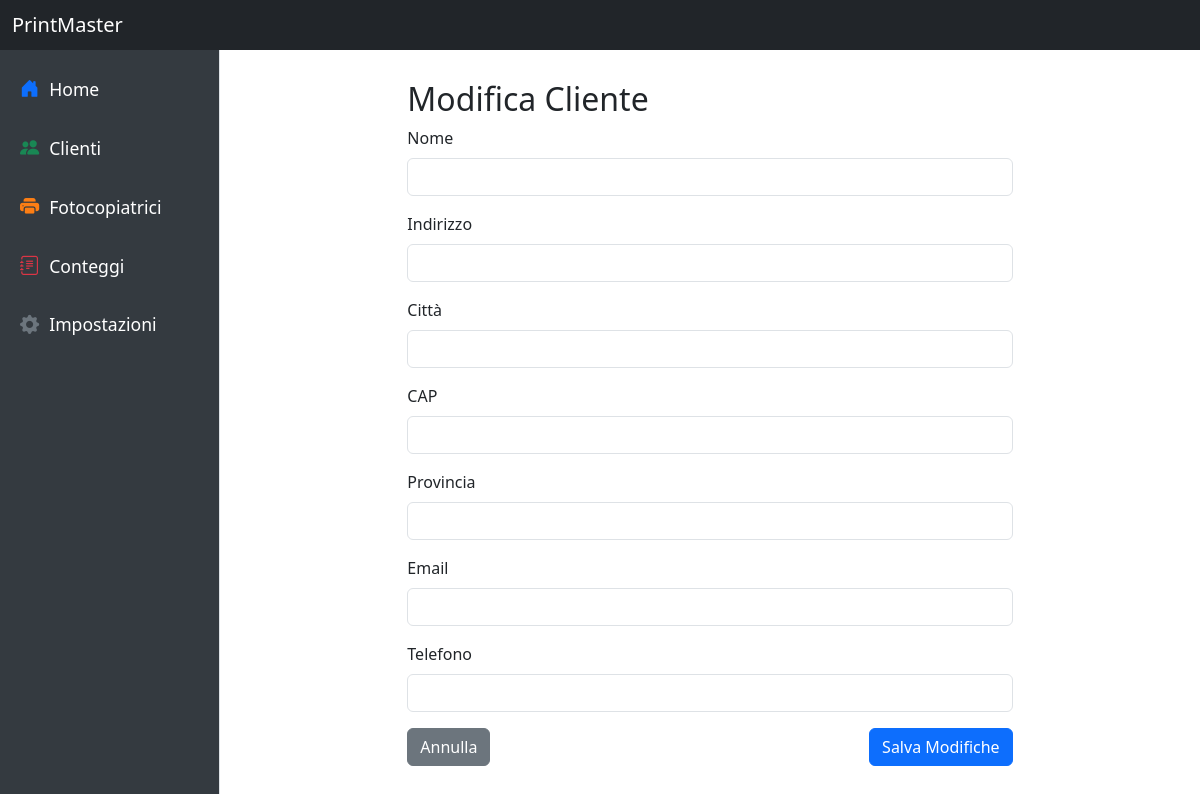
/clienti/edit/1, run on an earlier commit of the app's database.
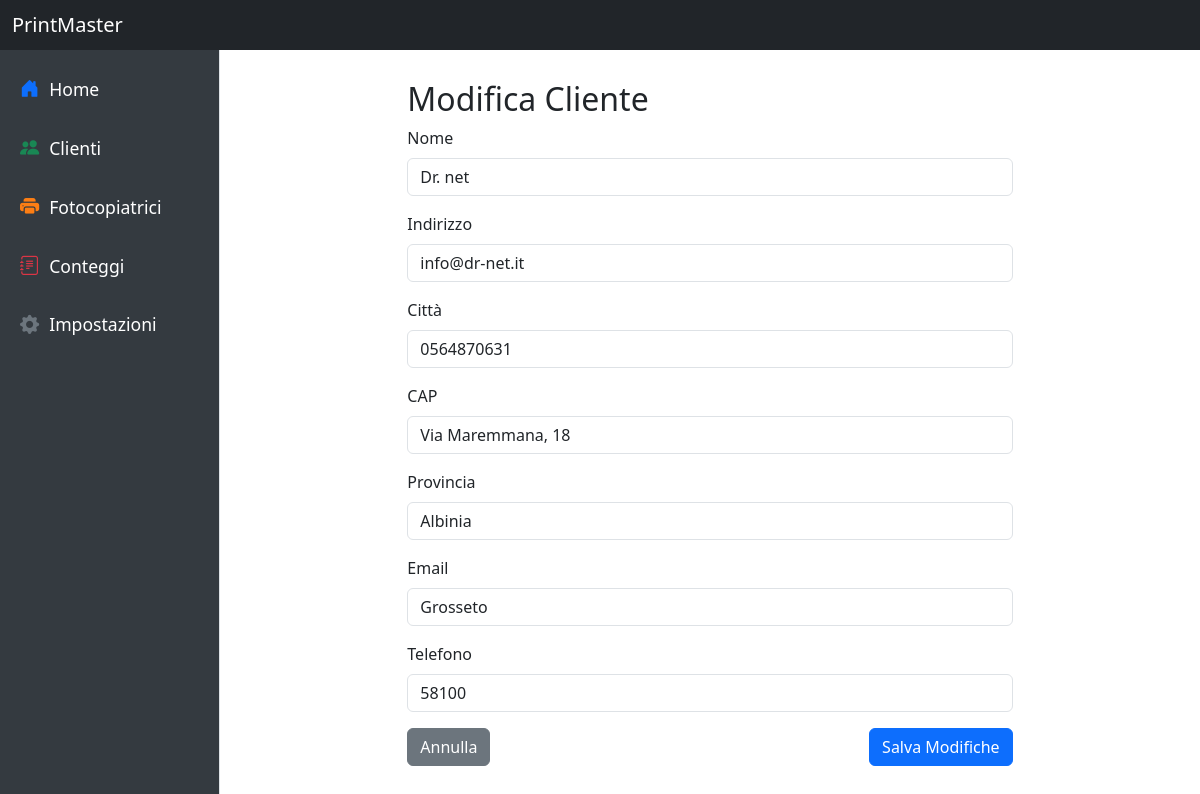
And on a later commit of the database.
### tables this page shows
CREATE TABLE clienti (
    id INTEGER PRIMARY KEY AUTOINCREMENT,
    nome TEXT NOT NULL UNIQUE,
    email TEXT,
    telefono TEXT,
    indirizzo TEXT,
    citta TEXT,
    provincia TEXT,
    cap TEXT
);

### modules/clienti.py (the view, shortened to what this page needs)
@clienti_bp.route('/edit/<int:id>', methods=['GET', 'POST'])
def edit_cliente(id):
    conn = sqlite3.connect(DB_PATH)
    cursor = conn.cursor()
    cursor.execute('SELECT * FROM clienti WHERE id = ?', (id,))
    cliente = cursor.fetchone()
    conn.close()
    return render_template('edit_cliente.html', cliente=cliente)

### templates/edit_cliente.html
{% extends 'base.html' %}
{% block content %}
<div class="row">
    <div class="col-md-8 offset-md-2">
        <h2>Modifica Cliente</h2>
        <form method="POST">
            <div class="mb-3">
                <label for="nome" class="form-label">Nome</label>
                <input type="text" class="form-control" id="nome" name="nome" value="{{ cliente[1] }}" required>
            </div>
            <div class="mb-3">
                <label for="indirizzo" class="form-label">Indirizzo</label>
                <input type="text" class="form-control" id="indirizzo" name="indirizzo" value="{{ cliente[2] }}">
            </div>
            <div class="mb-3">
                <label for="citta" class="form-label">Città</label>
                <input type="text" class="form-control" id="citta" name="citta" value="{{ cliente[3] }}">
            </div>
            <div class="mb-3">
                <label for="cap" class="form-label">CAP</label>
                <input type="text" class="form-control" id="cap" name="cap" value="{{ cliente[4] }}">
            </div>
            <div class="mb-3">
                <label for="provincia" class="form-label">Provincia</label>
                <input type="text" class="form-control" id="provincia" name="provincia" value="{{ cliente[5] }}">
            </div>
            <div class="mb-3">
                <label for="email" class="form-label">Email</label>
                <input type="email" class="form-control" id="email" name="email" value="{{ cliente[6] }}">
            </div>
            <div class="mb-3">
                <label for="telefono" class="form-label">Telefono</label>
                <input type="text" class="form-control" id="telefono" name="telefono" value="{{ cliente[7] }}">
            </div>
            <div class="d-flex justify-content-between">
                <a href="{{ url_for('clienti.clienti_home') }}" class="btn btn-secondary">Annulla</a>
                <button type="submit" class="btn btn-primary">Salva Modifiche</button>
            </div>
        </form>
    </div>
</div>
{% endblock %}

What changed in the data, as far as the page shows it:
added clienti: nome "Dr. net", indirizzo "info@dr-net.it", citta "0564870631", cap "Via Maremmana, 18", provincia "Albinia", email "Grosseto", telefono "58100"
